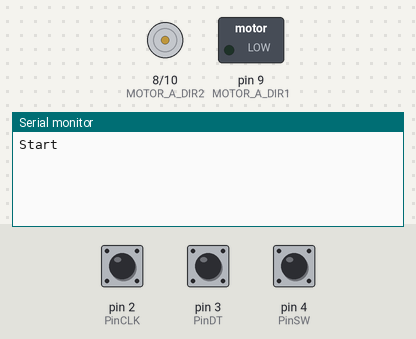
Recording of a sketch running on a simulated Arduino Uno, built with avr-gcc and run on an emulated ATmega328P. On the bench: direction and speed pins drawn as motors (green arrow = direction pin HIGH = forward, orange = LOW = backward, longer = more drive), switched loads named in the sketch (green lamp = pin HIGH), the last lines printed to the serial monitor. The inputs (shaded band) are chosen by the test bench; at power-on: pin 2 (PinCLK) LOW, pin 4 (PinSW) HIGH, pin 3 (PinDT) HIGH.

Above: at 1.2 s.
1.3 s: pin 2 (PinCLK) pulsed HIGH 2 times (0.12 s each, 0.3 s apart)
At 2.2 s:
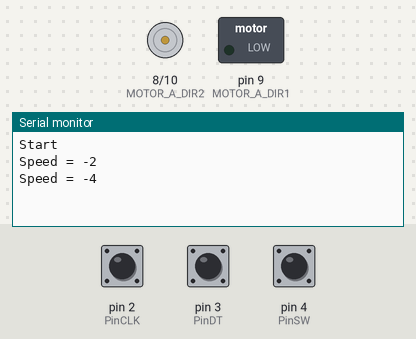
3.4 s: pin 4 (PinSW) pulled LOW for 0.15 s
At 4.0 s:
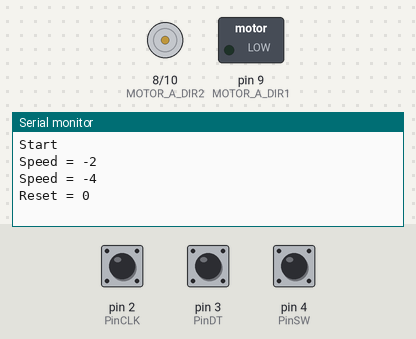

The sketch:

Motor_Speed_Control.ino
```cpp
/* Motor Speed Control
*
*  Controls the speed of a DC motor using a L298N Dual H Bridge Stepper Motor Driver Board
*  and a rotary encoder.
*
*  Based on Brainy Bits "Use a L9110S dual motor driver to control the speed of a small DC Motor."
*
*  v1.0 Initial Release
*/

//#define EXTRA_SPEED  // Uncomment to gain more motor speed

volatile boolean TurnDetected;  // need volatile for Interrupts
volatile boolean up;

byte motorSpeed[] = {0, 20, 25, 30, 40, 60, 80, 100, 120, 140};

const int PinCLK = 2; // Generating interrupts using CLK signal
const int PinDT = 3;  // Reading DT signal
const int PinSW = 4;  // Reading Push Button switch

// Motor Speed & Direction
#define MOTOR_A_PWM 10  // Motor PWM Speed
#define MOTOR_A_DIR1 9  // Motor Direction
#define MOTOR_A_DIR2 8  // Motor Direction

#define MAX_VALUE 100

// Interrupt routine runs if CLK goes from HIGH to LOW
void isr ()  {
  delay(4);  // delay for Debouncing
  if (digitalRead(PinCLK))
    up = digitalRead(PinDT);
  else
    up = !digitalRead(PinDT);
  TurnDetected = true;
}

void setup ()  {
  pinMode(PinCLK, INPUT);
  pinMode(PinDT, INPUT);
  pinMode(PinSW, INPUT);
  digitalWrite(PinSW, HIGH); // Pull-Up resistor for switch

  attachInterrupt (0, isr, FALLING); // interrupt 0 always connected to pin 2 on Arduino
  Serial.begin (9600);
  Serial.println("Start");
  pinMode(MOTOR_A_DIR1, OUTPUT);
  pinMode(MOTOR_A_DIR2, OUTPUT);
  pinMode(MOTOR_A_PWM, OUTPUT);
  digitalWrite(MOTOR_A_DIR1, LOW); // Set motor to off
  digitalWrite(MOTOR_A_DIR2, LOW);
  digitalWrite(MOTOR_A_PWM, motorSpeed[0]);
}

void loop ()  {
  static long RotaryPosition = 0;  // STATIC to count correctly

  if (!(digitalRead(PinSW))) {   // check if button is pressed
    if (RotaryPosition == 0) {  // check if button was already pressed
    } else {
      RotaryPosition = 0; // if YES, then reset position to ZERO
      digitalWrite(MOTOR_A_DIR1, LOW); // turn motor off
      digitalWrite(MOTOR_A_DIR2, LOW);
      analogWrite(MOTOR_A_PWM, motorSpeed[0]);
      Serial.print ("Reset = ");
      Serial.println (RotaryPosition);
    }
  }

  // Runs if rotation was detected
  if (TurnDetected)  {
    if (up) {
      if (RotaryPosition >= MAX_VALUE) { // Max value set to MAX_VALUE
        RotaryPosition = MAX_VALUE;
      } else {
        RotaryPosition += 2;
      }
    } else {
      if (RotaryPosition <= -MAX_VALUE) { // Max value set to -MAX_VALUE
        RotaryPosition = -MAX_VALUE;
      }
      else {
        RotaryPosition -= 2;
      }
    }
    TurnDetected = false;  // Do NOT repeat IF loop until new rotation detected
    Serial.print ("Speed = ");
    Serial.println (RotaryPosition);


    // if Rotation is Clockwise

    if (RotaryPosition > 0 && RotaryPosition < 11) {
      digitalWrite(MOTOR_A_DIR1, LOW); // turn motor off
      digitalWrite(MOTOR_A_DIR2, LOW);
      analogWrite(MOTOR_A_PWM, motorSpeed[0]);
    }
    if (RotaryPosition > 10 && RotaryPosition < 21) {
      digitalWrite(MOTOR_A_DIR1, HIGH); // direction = forward
      digitalWrite(MOTOR_A_DIR2, LOW);
      analogWrite(MOTOR_A_PWM, motorSpeed[1]);
    }
    if (RotaryPosition > 20 && RotaryPosition < 31) {
      digitalWrite(MOTOR_A_DIR1, HIGH); // direction = forward
      digitalWrite(MOTOR_A_DIR2, LOW);
      analogWrite(MOTOR_A_PWM, motorSpeed[2]);
    }
    if (RotaryPosition > 30 && RotaryPosition < 41) {
      digitalWrite(MOTOR_A_DIR1, HIGH); // direction = forward
      digitalWrite(MOTOR_A_DIR2, LOW);
      analogWrite(MOTOR_A_PWM, motorSpeed[3]);
    }
    if (RotaryPosition > 40 && RotaryPosition < 51) {
      digitalWrite(MOTOR_A_DIR1, HIGH); // direction = forward
      digitalWrite(MOTOR_A_DIR2, LOW);
      analogWrite(MOTOR_A_PWM,motorSpeed[4]);
    }
#ifdef EXTRA_SPEED
    if (RotaryPosition > 50 && RotaryPosition < 61) {
      digitalWrite(MOTOR_A_DIR1, HIGH); // direction = forward
      digitalWrite(MOTOR_A_DIR2, LOW);
      analogWrite(MOTOR_A_PWM, motorSpeed[5]);
    }
    if (RotaryPosition > 60 && RotaryPosition < 71) {
      digitalWrite(MOTOR_A_DIR1, HIGH); // direction = forward
      digitalWrite(MOTOR_A_DIR2, LOW);
      analogWrite(MOTOR_A_PWM, motorSpeed[6]);
    }
    if (RotaryPosition > 70 && RotaryPosition < 81) {
      digitalWrite(MOTOR_A_DIR1, HIGH); // direction = forward
      digitalWrite(MOTOR_A_DIR2, LOW);
      analogWrite(MOTOR_A_PWM, motorSpeed[7]);
    }
    if (RotaryPosition > 80 && RotaryPosition < 91) {
      digitalWrite(MOTOR_A_DIR1, HIGH); // direction = forward
      digitalWrite(MOTOR_A_DIR2, LOW);
      analogWrite(MOTOR_A_PWM, motorSpeed[8]);
    }
    if (RotaryPosition > 90) {
      digitalWrite(MOTOR_A_DIR1, HIGH); // direction = forward
      digitalWrite(MOTOR_A_DIR2, LOW);
      analogWrite(MOTOR_A_PWM, motorSpeed[9]);
    }
#endif

    // if Rotation is Counter-Clockwise

    if (RotaryPosition < 0 && RotaryPosition > -11) {
      digitalWrite(MOTOR_A_DIR1, LOW); // turn motor off
      digitalWrite(MOTOR_A_DIR2, HIGH);
      analogWrite(MOTOR_A_PWM, motorSpeed[0]);
    }
    if (RotaryPosition < -10 && RotaryPosition > -21) {
      digitalWrite(MOTOR_A_DIR1, LOW); // direction = reverse
      digitalWrite(MOTOR_A_DIR2, HIGH);
      analogWrite(MOTOR_A_PWM, motorSpeed[1]);
    }
    if (RotaryPosition < -20 && RotaryPosition > -31) {
      digitalWrite(MOTOR_A_DIR1, LOW); // direction = reverse
      digitalWrite(MOTOR_A_DIR2, HIGH);
      analogWrite(MOTOR_A_PWM, motorSpeed[2]);
    }
    if (RotaryPosition < -30 && RotaryPosition > -41) {
      digitalWrite(MOTOR_A_DIR1, LOW); // direction = reverse
      digitalWrite(MOTOR_A_DIR2, HIGH);
      analogWrite(MOTOR_A_PWM, motorSpeed[3]);
    }
    if (RotaryPosition < -40 && RotaryPosition > -51) {
      digitalWrite(MOTOR_A_DIR1, LOW); // direction = reverse
      digitalWrite(MOTOR_A_DIR2, HIGH);
      analogWrite(MOTOR_A_PWM,motorSpeed[4]); // PWM speed = 100
    }
#ifdef EXTRA_SPEED
    if (RotaryPosition < -50 && RotaryPosition > -61) {
      digitalWrite(MOTOR_A_DIR1, LOW); // direction = reverse
      digitalWrite(MOTOR_A_DIR2, HIGH);
      analogWrite(MOTOR_A_PWM, motorSpeed[5]);
    }
    if (RotaryPosition < -60 && RotaryPosition > -71) {
      digitalWrite(MOTOR_A_DIR1, LOW); // direction = reverse
      digitalWrite(MOTOR_A_DIR2, HIGH);
      analogWrite(MOTOR_A_PWM, motorSpeed[6]);
    }
    if (RotaryPosition < -70 && RotaryPosition > -81) {
      digitalWrite(MOTOR_A_DIR1, LOW); // direction = reverse
      digitalWrite(MOTOR_A_DIR2, HIGH);
      analogWrite(MOTOR_A_PWM, motorSpeed[7]);
    }
    if (RotaryPosition < -80 && RotaryPosition > -91) {
      digitalWrite(MOTOR_A_DIR1, LOW); // direction = reverse
      digitalWrite(MOTOR_A_DIR2, HIGH);
      analogWrite(MOTOR_A_PWM, motorSpeed[8]);
    }
    if (RotaryPosition < -90) {
      digitalWrite(MOTOR_A_DIR1, LOW); // direction = reverse
      digitalWrite(MOTOR_A_DIR2, HIGH);
      analogWrite(MOTOR_A_PWM, motorSpeed[9]);
    }
#endif
  }
}
```

Measured:
- after the input at 1.3 s, the serial monitor: prints a new line after 0.12 s (image 1)
- after the input at 3.4 s, the serial monitor: prints a new line at once (image 2)
